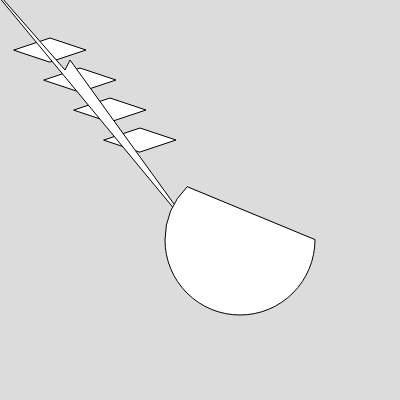
Frame 1 (no input)
Frame 60 (no input): identical to frame 1, image omitted
Frame 120 (the mouse pressed at the canvas centre since frame 60): identical to frame 1, image omitted

The p5.js sketch that drew this single still picture (run headless with seeded random() and noise() and a simulated clock; from frame 60 on, the mouse is pressed at the canvas centre):

// p5.js sketch
// ── sketch.js
function setup() {
  createCanvas(400, 400);
}

function draw() {
  background(220);
  
  quad (50,62,86,50,50,38,14,50);
  
  quad (80,92,116,80,80,68,44,80);
  
  quad (110,122,146,110,110,98,74,110);
  
  quad (140,152,176,140,140,128,104,140);
  
  quad (-40,-50,65,70,70,60,200,240);
  
  arc (240, 240, 150, 150 ,0, PI + QUARTER_PI, CHORD)
  
}
